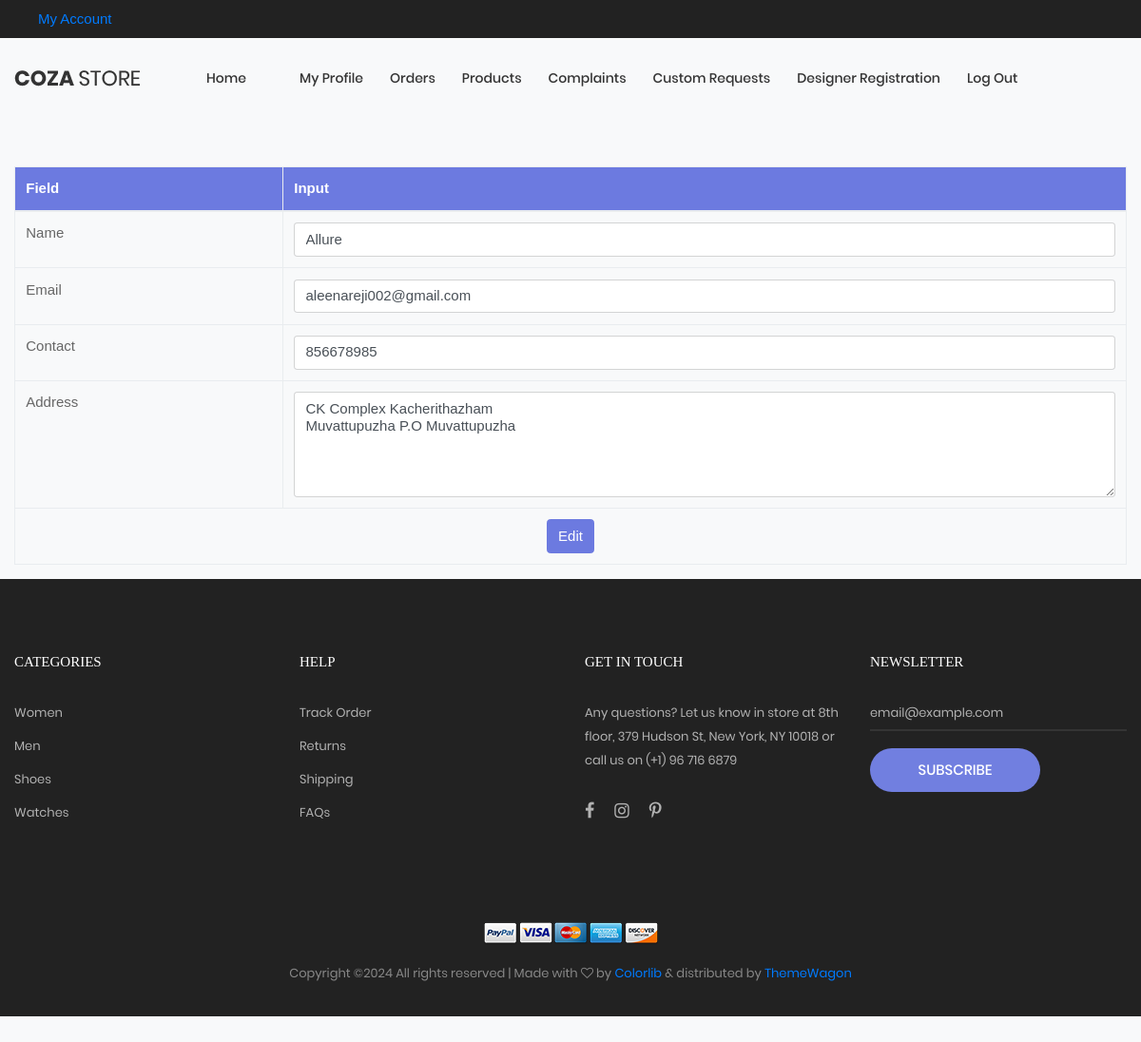
/PROJECT/Manufacturer/EditProfile.php (signed in), run on the app's committed database.
### tables this page shows
CREATE TABLE `tbl_manufacturer` (
  `manufacturer_id` int(11) NOT NULL,
  `manufacturer_name` varchar(50) NOT NULL,
  `manufacturer_vstatus` int(11) NOT NULL DEFAULT 0,
  `manufacturer_email` varchar(30) NOT NULL,
  `manufacturer_password` varchar(10) NOT NULL,
  `manufacturer_address` varchar(120) NOT NULL,
  `manufacturer_logo` varchar(100) NOT NULL,
  `manufacturer_proof` varchar(100) NOT NULL,
  `manufacturer_doj` varchar(10) NOT NULL,
  `manufacturer_contact` varchar(10) NOT NULL,
  `place_id` int(11) NOT NULL
);

### PROJECT/Manufacturer/EditProfile.php (the view, shortened to what this page needs)
<?php
include("../Assets/Connection/connection.php");
include("Head.php");
$SelQry="select * from tbl_manufacturer where manufacturer_id=".$_SESSION['mid'];
$result=$Con->query($SelQry);
$row=$result->fetch_assoc();
		?>
<!DOCTYPE html PUBLIC "-//W3C//DTD XHTML 1.0 Transitional//EN" "http://www.w3.org/TR/xhtml1/DTD/xhtml1-transitional.dtd">
<html xmlns="http://www.w3.org/1999/xhtml">
<head>
</head>
<body>
  <div class="container mt-5">
    <form id="form1" name="form1" method="post" action="">
      <table class="table table-bordered">
        <thead>
          <tr>
            <th>Field</th>
            <th>Input</th>
          </tr>
        </thead>
        <tbody>
          <tr>
            <td>Name</td>
            <td>
              <input required type="text" name="txt_name"
                     title="Name Allows Only Alphabets, Spaces and First Letter Must Be Capital Letter"
                     pattern="^[A-Z]+[a-zA-Z ]*$"
                     id="txt_name"
                     class="form-control"
                     value="<?php echo $row['manufacturer_name'];?>" />
            </td>
          </tr>
          <tr>
            <td>Email</td>
            <td>
              <input required type="email" name="txt_email" id="txt_email"
                     class="form-control"
                     value="<?php echo $row['manufacturer_email'];?>" />
            </td>
          </tr>
          <tr>
            <td>Contact</td>
            <td>
              <input required type="text" name="txt_contact" id="txt_contact"
                     class="form-control"
                     value="<?php echo $row['manufacturer_contact'];?>" />
            </td>
          </tr>
          <tr>
            <td>Address</td>
            <td>
              <textarea required name="txt_address" id="txt_address"
                        class="form-control" rows="5"><?php echo $row['manufacturer_address'];?></textarea>
            </td>
          </tr>
          <tr>
            <td colspan="2" class="text-center">
              <input type="submit" name="btn_edit" id="btn_edit" value="Edit"
                     class="btn btn-primary" />
            </td>
          </tr>
        </tbody>
      </table>
    </form>
  </div>
</body>
</html>
<?php
include("Foot.php");
?>

### PROJECT/Assets/Templates/Main/css/main.css (style rules this page uses)
.container { max-width: 1380px; }
@media (max-width: 1600px) { .container { max-width: 1200px; } }

### PROJECT/Manufacturer/EditProfile.php (style rules this page uses)
body { background-color: #f8f9fa; }
.table th { background-color: #6c7ae0; color: white; }
.btn-primary { background-color: #6c7ae0; border-color: #6c7ae0; }

### data on the page
tbl_manufacturer: txt_name "Allure", txt_email "aleenareji002@gmail.com", txt_contact "856678985", txt_address "CK Complex Kacherithazham Muvattupuzha P.O Muvattupuzha"
